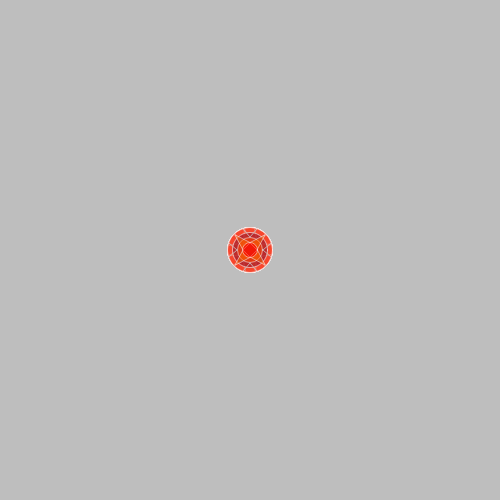
Frame 1 (no input)
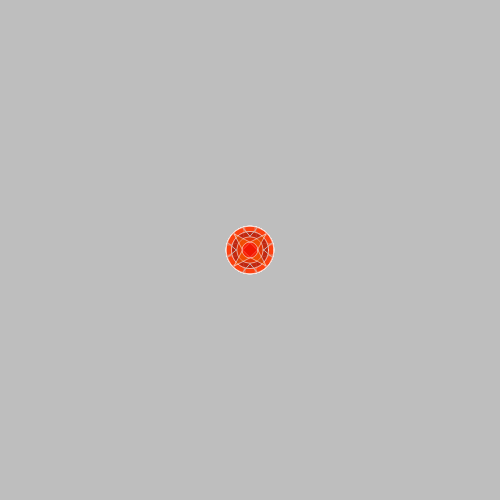
Frame 60 (no input)
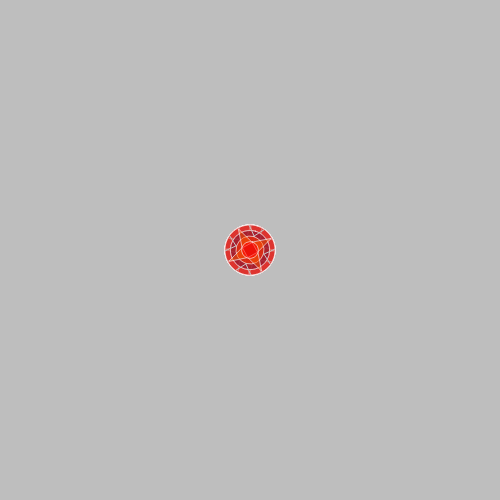
Frame 120 (the mouse pressed at the canvas centre since frame 60)

The p5.js sketch that drew these frames (run headless with seeded random() and noise() and a simulated clock; from frame 60 on, the mouse is pressed at the canvas centre):

// p5.js sketch
// ── sketch.js
//    ALIX A    //
// "MULTIPLICITY" //
//INTERACTIVE KAEIDOSCOPE//

//move mouse horizontallly to rotate
//move mouse verticially to alter brightness//darkness of colors
//press up + down keys to increase/decrease shape size
//press any key to alter symmetry within



let scaleFactor = 1;
let pieces = 6; //slices
let r; // red
let g; // green
let b; // blue
let changeTimer = 0; // color change speed

//randoms 
function setup() {
  createCanvas(500, 500);
  r = random(220,255);
  g = random(40,180);
  b = random(0,60);
}
function draw() {
background(190);
translate(250, 250);
scaleFactor += 0.001; // growth
rotate(mouseX * 0.02); // mouse rotation

changeTimer++; // color change timer
if (changeTimer > 25) {
r = random(220,255);
g = random(40,180);
b = random(0,60);

// else if
changeTimer = 0;
} else if (mouseY < height/2) {
  r = min(r + 3, 255);  // brighter
} else {
g = max(g -3, 0);  // darker
}
for (let i = 0; i < pieces; i++) {
rotate(TWO_PI / pieces);  // symmetry

push();

scale(scaleFactor);

strokeWeight(0.5);
stroke(255);

fill(r, g, b, 140);
circle(0,0,45);

fill(r*0.7, g*0.5, b, 180);
circle(0,0,35);

fill(255, g, 0, 130);
circle(0,0,25);

fill(255, g+40, 0, 120);

triangle(0,-7, -7,0, -15,-15);
triangle(0,-7, 7,0, 15,-15);
triangle(7,0, 0,7, 15,15);
triangle(0,7, -7,0, -15,15);

fill(255,0,0,140);
circle (0,0,15);

strokeWeight(0.8);
stroke(200);

line(0,-13, 7,-21);
line(0,-13, -7,-21);
line(0,13, 7,21);
line(0,13, -7,21);
line(13,0, 21,-7);
line(13,0, 21,7);
line(-13,0, -21,7);
line(-13,0, -21,-7);

pop();
}
}

//keyboard functions
function keyPressed() {
if (keyCode === UP_ARROW) {
scaleFactor += 0.1;
}
else if (keyCode === DOWN_ARROW) {
scaleFactor -= 0.1;
}
else {
pieces = int(random(5,10)); // randomize slices
}
}
